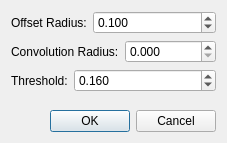
<?xml version="1.0" encoding="UTF-8"?>
<ui version="4.0">
 <class>VCMFeaturesDetectionDialog</class>
 <widget class="QDialog" name="VCMFeaturesDetectionDialog">
  <property name="geometry">
   <rect>
    <x>0</x>
    <y>0</y>
    <width>227</width>
    <height>143</height>
   </rect>
  </property>
  <property name="windowTitle">
   <string>Normal Estimation</string>
  </property>
  <layout class="QVBoxLayout" name="verticalLayout">
   <item>
    <layout class="QHBoxLayout" name="horizontalLayout" stretch="0,1">
     <item>
      <widget class="QLabel" name="label">
       <property name="text">
        <string>Offset Radius:</string>
       </property>
      </widget>
     </item>
     <item>
      <widget class="QDoubleSpinBox" name="m_inputOffsetRadius">
       <property name="decimals">
        <number>3</number>
       </property>
       <property name="singleStep">
        <double>0.050000000000000</double>
       </property>
       <property name="value">
        <double>0.100000000000000</double>
       </property>
      </widget>
     </item>
    </layout>
   </item>
   <item>
    <layout class="QHBoxLayout" name="horizontalLayout_3" stretch="0,1">
     <item>
      <widget class="QLabel" name="label_2">
       <property name="text">
        <string>Convolution Radius:</string>
       </property>
      </widget>
     </item>
     <item>
      <widget class="QDoubleSpinBox" name="m_inputConvolveRadius">
       <property name="decimals">
        <number>3</number>
       </property>
       <property name="singleStep">
        <double>0.050000000000000</double>
       </property>
      </widget>
     </item>
    </layout>
   </item>
   <item>
    <layout class="QHBoxLayout" name="horizontalLayout_2" stretch="0,1">
     <item>
      <widget class="QLabel" name="label_3">
       <property name="text">
        <string>Threshold:</string>
       </property>
      </widget>
     </item>
     <item>
      <widget class="QDoubleSpinBox" name="m_inputFeaturesThreshold">
       <property name="decimals">
        <number>3</number>
       </property>
       <property name="singleStep">
        <double>0.020000000000000</double>
       </property>
       <property name="value">
        <double>0.160000000000000</double>
       </property>
      </widget>
     </item>
    </layout>
   </item>
   <item>
    <spacer name="verticalSpacer">
     <property name="orientation">
      <enum>Qt::Vertical</enum>
     </property>
     <property name="sizeHint" stdset="0">
      <size>
       <width>20</width>
       <height>40</height>
      </size>
     </property>
    </spacer>
   </item>
   <item>
    <widget class="QDialogButtonBox" name="buttonBox">
     <property name="orientation">
      <enum>Qt::Horizontal</enum>
     </property>
     <property name="standardButtons">
      <set>QDialogButtonBox::Cancel|QDialogButtonBox::Ok</set>
     </property>
    </widget>
   </item>
  </layout>
 </widget>
 <resources/>
 <connections>
  <connection>
   <sender>buttonBox</sender>
   <signal>accepted()</signal>
   <receiver>VCMFeaturesDetectionDialog</receiver>
   <slot>accept()</slot>
   <hints>
    <hint type="sourcelabel">
     <x>248</x>
     <y>254</y>
    </hint>
    <hint type="destinationlabel">
     <x>157</x>
     <y>274</y>
    </hint>
   </hints>
  </connection>
  <connection>
   <sender>buttonBox</sender>
   <signal>rejected()</signal>
   <receiver>VCMFeaturesDetectionDialog</receiver>
   <slot>reject()</slot>
   <hints>
    <hint type="sourcelabel">
     <x>316</x>
     <y>260</y>
    </hint>
    <hint type="destinationlabel">
     <x>286</x>
     <y>274</y>
    </hint>
   </hints>
  </connection>
 </connections>
</ui>
